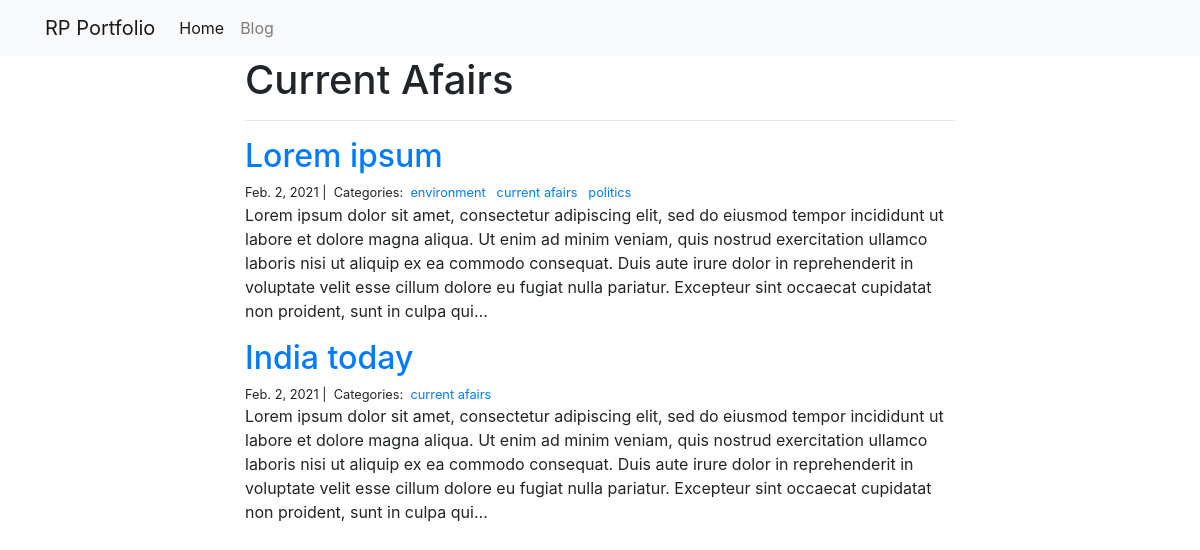
The page /blog/current afairs/ on the database its author committed.
### blog/models.py (models this page shows)
class Category(models.Model):
    name = models.CharField(max_length=20)

class Post(models.Model):
    title = models.CharField(max_length=255)
    body = models.TextField()
    created_on = models.DateTimeField(auto_now_add=True)
    last_modified = models.DateTimeField(auto_now=True)
    categories = models.ManyToManyField('Category', related_name='posts')

### blog/views.py (the view)
# urls.py: path('<category>/', views.blog_category, name='blog_category'),
def blog_category(request, category):
    posts = Post.objects.filter(
        categories__name__contains=category
    ).order_by('-created_on')
    context = {
        'category': category,
        'posts': posts
    }
    return render(request, "blog_category.html", context)

### blog/templates/blog_category.html
{% extends "base.html" %}
{% block page_content %}
<div class="col-md-8 offset-md-2">
    <h1>{{ category | title }}</h1>
    <hr>
    {% for post in posts %}
    <h2><a href="{% url 'blog_detail' post.pk%}">{{ post.title }}</a></h2>
    <small>
        {{ post.created_on.date }} |&nbsp;
        Categories:&nbsp;
        {% for category in post.categories.all %}
        <a href="{% url 'blog_category' category.name %}">
            {{ category.name }}
        </a>&nbsp;
        {% endfor %}
    </small>
    <p>{{ post.body | slice:":400" }}...</p>
    {% endfor %}
</div>
{% endblock %}

### rows shown on the page
Category: name "Current Afairs", name "current afairs"
Post: title "Lorem ipsum", created_on "Feb. 2, 2021", body "Lorem ipsum dolor sit amet, consectetur adipiscing elit, sed do eiusmod tempor incididunt ut labore et dolore magna aliqua. Ut enim ad minim veniam, quis nostrud exercitation ullamco laboris nisi ut aliquip ex ea commodo consequat. Duis aute irure dolor in reprehenderit in voluptate velit esse cillum dolore eu fugiat nulla pariatur. Excepteur sint occaecat cupidatat non proident, sunt in culpa qui"
Category: name "environment"
Category: name "politics"
Post: title "India today", created_on "Feb. 2, 2021", body "Lorem ipsum dolor sit amet, consectetur adipiscing elit, sed do eiusmod tempor incididunt ut labore et dolore magna aliqua. Ut enim ad minim veniam, quis nostrud exercitation ullamco laboris nisi ut aliquip ex ea commodo consequat. Duis aute irure dolor in reprehenderit in voluptate velit esse cillum dolore eu fugiat nulla pariatur. Excepteur sint occaecat cupidatat non proident, sunt in culpa qui"
